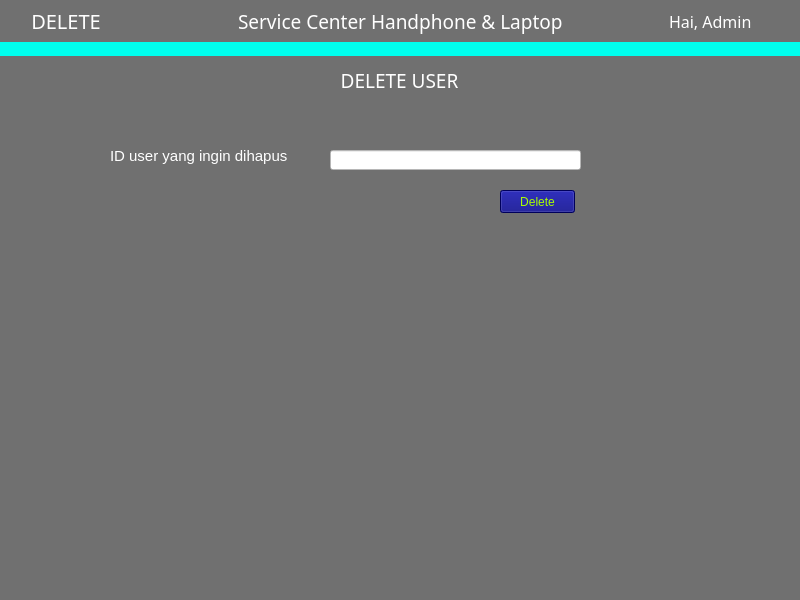
<?xml version="1.0" encoding="UTF-8"?>
<ui version="4.0">
 <class>delete_user</class>
 <widget class="QMainWindow" name="delete_user">
  <property name="geometry">
   <rect>
    <x>0</x>
    <y>0</y>
    <width>800</width>
    <height>600</height>
   </rect>
  </property>
  <property name="windowTitle">
   <string>MainWindow</string>
  </property>
  <property name="styleSheet">
   <string notr="true">background-color: rgb(112, 112, 112);</string>
  </property>
  <widget class="QWidget" name="centralwidget">
   <widget class="QWidget" name="verticalLayoutWidget">
    <property name="geometry">
     <rect>
      <x>-1</x>
      <y>60</y>
      <width>801</width>
      <height>41</height>
     </rect>
    </property>
    <layout class="QVBoxLayout" name="verticalLayout">
     <item>
      <widget class="QLabel" name="label_4">
       <property name="font">
        <font>
         <family>Imprint MT Shadow</family>
         <pointsize>14</pointsize>
        </font>
       </property>
       <property name="styleSheet">
        <string notr="true">color: rgb(255, 255, 255);</string>
       </property>
       <property name="text">
        <string>DELETE USER</string>
       </property>
       <property name="alignment">
        <set>Qt::AlignCenter</set>
       </property>
      </widget>
     </item>
    </layout>
   </widget>
   <widget class="Line" name="line">
    <property name="geometry">
     <rect>
      <x>0</x>
      <y>40</y>
      <width>801</width>
      <height>16</height>
     </rect>
    </property>
    <property name="sizePolicy">
     <sizepolicy hsizetype="Fixed" vsizetype="Fixed">
      <horstretch>0</horstretch>
      <verstretch>0</verstretch>
     </sizepolicy>
    </property>
    <property name="font">
     <font>
      <pointsize>-1</pointsize>
     </font>
    </property>
    <property name="styleSheet">
     <string notr="true">padding: 15px 25px;
  font-size: 24px;
  text-align: center;
  cursor: pointer;
  outline: none;
  color: #fff;
  background-color: rgb(0, 255, 238);
  border: none;
  border-radius: 15px;
  box-shadow: 0 9px #999;</string>
    </property>
    <property name="lineWidth">
     <number>1</number>
    </property>
    <property name="orientation">
     <enum>Qt::Horizontal</enum>
    </property>
   </widget>
   <widget class="QLineEdit" name="lineEdit">
    <property name="geometry">
     <rect>
      <x>330</x>
      <y>150</y>
      <width>251</width>
      <height>20</height>
     </rect>
    </property>
    <property name="styleSheet">
     <string notr="true">background-color: rgb(255, 255, 255);</string>
    </property>
   </widget>
   <widget class="QPushButton" name="btn_delete">
    <property name="geometry">
     <rect>
      <x>500</x>
      <y>190</y>
      <width>75</width>
      <height>23</height>
     </rect>
    </property>
    <property name="styleSheet">
     <string notr="true">background-color: rgb(0, 0, 127);
color: rgb(170, 255, 0);</string>
    </property>
    <property name="text">
     <string>Delete</string>
    </property>
   </widget>
   <widget class="QWidget" name="layoutWidget">
    <property name="geometry">
     <rect>
      <x>0</x>
      <y>0</y>
      <width>801</width>
      <height>42</height>
     </rect>
    </property>
    <layout class="QHBoxLayout" name="horizontalLayout">
     <item>
      <widget class="QLabel" name="label_3">
       <property name="font">
        <font>
         <family>Lucida Calligraphy</family>
         <pointsize>15</pointsize>
        </font>
       </property>
       <property name="styleSheet">
        <string notr="true">color: rgb(255, 255, 255);</string>
       </property>
       <property name="text">
        <string>DELETE</string>
       </property>
       <property name="alignment">
        <set>Qt::AlignCenter</set>
       </property>
      </widget>
     </item>
     <item>
      <spacer name="horizontalSpacer_2">
       <property name="orientation">
        <enum>Qt::Horizontal</enum>
       </property>
       <property name="sizeType">
        <enum>QSizePolicy::Fixed</enum>
       </property>
       <property name="sizeHint" stdset="0">
        <size>
         <width>100</width>
         <height>20</height>
        </size>
       </property>
      </spacer>
     </item>
     <item>
      <widget class="QLabel" name="label_2">
       <property name="font">
        <font>
         <family>Imprint MT Shadow</family>
         <pointsize>14</pointsize>
        </font>
       </property>
       <property name="styleSheet">
        <string notr="true">color: rgb(255, 255, 255);</string>
       </property>
       <property name="text">
        <string>Service Center Handphone &amp; Laptop</string>
       </property>
      </widget>
     </item>
     <item>
      <spacer name="horizontalSpacer">
       <property name="orientation">
        <enum>Qt::Horizontal</enum>
       </property>
       <property name="sizeType">
        <enum>QSizePolicy::Minimum</enum>
       </property>
       <property name="sizeHint" stdset="0">
        <size>
         <width>100</width>
         <height>20</height>
        </size>
       </property>
      </spacer>
     </item>
     <item>
      <widget class="QLabel" name="label">
       <property name="font">
        <font>
         <family>Lucida Calligraphy</family>
         <pointsize>12</pointsize>
        </font>
       </property>
       <property name="styleSheet">
        <string notr="true">color: rgb(255, 255, 255);</string>
       </property>
       <property name="text">
        <string>Hai, Admin</string>
       </property>
      </widget>
     </item>
    </layout>
   </widget>
   <widget class="QLabel" name="label_5">
    <property name="geometry">
     <rect>
      <x>110</x>
      <y>140</y>
      <width>211</width>
      <height>31</height>
     </rect>
    </property>
    <property name="font">
     <font>
      <pointsize>11</pointsize>
     </font>
    </property>
    <property name="styleSheet">
     <string notr="true">color: rgb(255, 255, 255);</string>
    </property>
    <property name="text">
     <string>ID user yang ingin dihapus</string>
    </property>
   </widget>
  </widget>
  <widget class="QMenuBar" name="menubar">
   <property name="geometry">
    <rect>
     <x>0</x>
     <y>0</y>
     <width>800</width>
     <height>21</height>
    </rect>
   </property>
  </widget>
  <widget class="QStatusBar" name="statusbar"/>
 </widget>
 <resources/>
 <connections/>
</ui>
